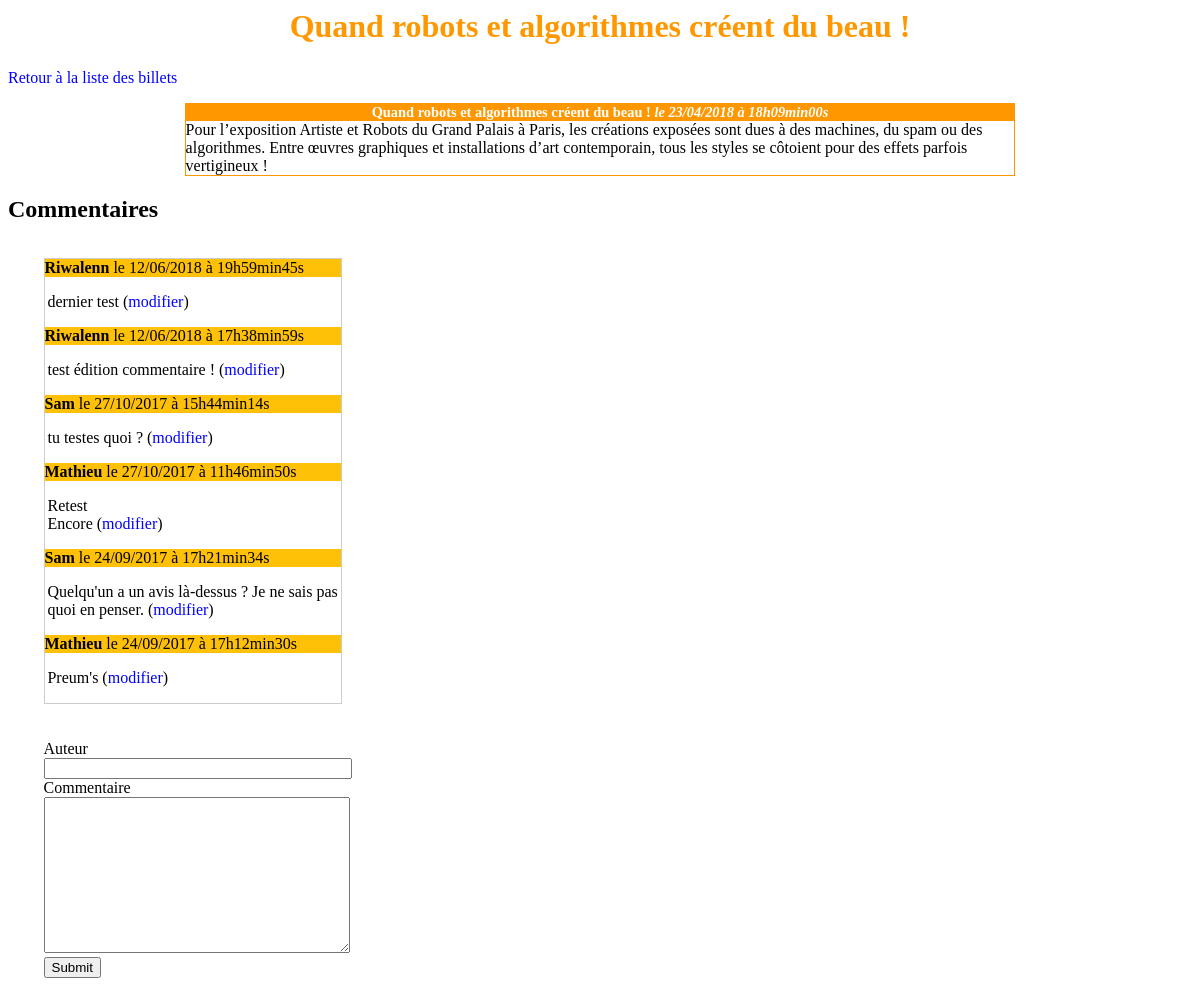
Page /index.php?action=Viewpost&id=9 on the committed database.
### tables this page shows
CREATE TABLE IF NOT EXISTS `posts` (
  `id` int(11) NOT NULL AUTO_INCREMENT,
  `title` varchar(255) NOT NULL,
  `content` text NOT NULL,
  `creation_date` datetime NOT NULL,
  PRIMARY KEY (`id`)
);

CREATE TABLE IF NOT EXISTS `comments` (
  `id` int(11) NOT NULL AUTO_INCREMENT,
  `post_id` int(11) NOT NULL,
  `author` varchar(255) NOT NULL,
  `comment` text NOT NULL,
  `date_comment` datetime NOT NULL,
  PRIMARY KEY (`id`)
);

### controller/frontend.php (called while the page is built, shortened)
<?php
require_once('model\PostManager.php');
require_once('model\CommentManager.php');
function post()
{
    $postManager = new \TP_MVC\Blog\Model\PostManager();
    $commentManager = new \TP_MVC\Blog\Model\CommentManager();
    $post = $postManager->getPost($_GET['id']);
    $comments = $commentManager->listComments($_GET['id']);
    require ('\view\frontend\postView.php');
}

### model/postManager.php (called while the page is built, shortened)
<?php
class PostManager extends Manager
{
    public function getPost($postId)
    {
        $db = $this->dbConnect();
        $req = $db->prepare('SELECT id, title, content, DATE_FORMAT(creation_date, \'%d/%m/%Y à %Hh%imin%ss\') AS creation_date_fr FROM posts WHERE id = ?');
        $req->execute(array($postId));
        $post = $req->fetch();
        return $post;
    }
}

### model/commentManager.php (called while the page is built, shortened)
<?php
class CommentManager extends Manager
{
    public function listComments($postId)
    {
        $db = $this->dbConnect();
        $comments = $db->prepare('SELECT id, author, comment, DATE_FORMAT(date_comment, \'%d/%m/%Y à %Hh%imin%ss\') AS date_comment_fr FROM comments WHERE post_id = ? ORDER BY date_comment DESC');
        $comments->execute(array($postId));
        return $comments;
    }
}

### view/frontend/postView.php (the view, shortened to what this page needs)
<h1><?php echo htmlspecialchars($post['title']); ?></h1>
<p><a href="index.php">Retour à la liste des billets</a></p>
<div class="news">
    <h3>
        <?= htmlspecialchars($post['title']) ?>
        <em>le <?= $post['creation_date_fr'] ?></em>
    </h3>
    <p>
        <?= nl2br(htmlspecialchars($post['content'])) ?>
    </p>
</div>
<h2>Commentaires</h2>
<div class="comments">
    <?php
    while ($comment = $comments->fetch())
    {
    ?>
            <p class="author"><strong><?= htmlspecialchars($comment['author']) ?></strong> le <?= $comment['date_comment_fr'] ?></p>
            <p class="comment"><?= nl2br(htmlspecialchars($comment['comment'])) ?> (<a href="index.php?action=viewComment&amp;idC=<?= $comment['id'] ?>&amp;id=<?= $post['id'] ?>">modifier</a>)</p>
    <?php
    }
    ?>
</div>
<div class="form">
    <form action="index.php?action=addComment&amp;id=<?= $post['id'] ?>" method="post">
        <div>
            <label for="author">Auteur</label><br />
            <input type="text" id="author" name="author" />
        </div>
        <div>
            <label for="comment">Commentaire</label><br />
            <textarea id="comment" name="comment"></textarea>
        </div>
        <div>
            <input type="submit" />
        </div>
    </form>
</div>
<?php $content = ob_get_clean(); ?>
<?php require'template.php'; ?>

### index.php (shortened to what this page needs)
<?php
require('\controller\frontend.php');
try {
    if (isset($_GET['action'])){
        $action = $_GET['action'];
        switch ($action) {
        case 'Viewpost':
            if (isset($_GET['id']) AND $_GET['id']>0){
                post();
            }else{
                throw new Exception('Aucun identifiant de billet envoyé');
            }
            break;
        }
    }
    else{
        listPosts();
    }
}
catch(Exception $e) {
    echo 'Erreur : ' . $e->getMessage();
}

### view/frontend/template.php (shortened to what this page needs)
<!DOCTYPE html>
<html>
<head>
     <link rel="stylesheet" href="public\css\style.css" />
</head>
<body>
    <?= $content ?>
</body>
</html>

### public/css/style.css (style rules this page uses)
h1, h3 { text-align:center; margin: 0 0 0 0; }
h1 { color: #ff9800; margin-bottom: 2%; }
h3 { background-color:#ff9800; color:white; font-size:0.9em; margin-bottom:0px; }
.news p { background-color:#FFF; margin: auto; }
.news { width:70%; margin: auto; margin-bottom: 1%; border: 1px solid #ff9800; }
a { text-decoration: none; color: blue; }
input#author { width: 300px; }
textarea#comment { width: 300px; height: 150px; }
.author { background-color: #ffc107; margin: 0 0 0 0; }
.comments { border: 1px solid #ccc; width: 25%; margin-top: 3%; margin-left: 3%; }
.comment { margin-left: 1%; }
.form { margin-left: 3%; margin-top: 3%; }

### rows in the picture
posts: title "Quand robots et algorithmes créent du beau !", content "Pour l’exposition Artiste et Robots du Grand Palais à Paris, les créations exposées sont dues à des machines, du spam ou des algorithmes. Entre œuvres graphiques et installations d’art contemporain, tous les styles se côtoient pour des effets parfois vertigineux !"
comments: author "Riwalenn", date_comment_fr "12/06/2018 à 19h59min45s", comment "dernier test"
comments: author "Riwalenn", date_comment_fr "12/06/2018 à 17h38min59s", comment "test édition commentaire !"
comments: author "Sam", date_comment_fr "27/10/2017 à 15h44min14s", comment "tu testes quoi ?"
comments: author "Mathieu", date_comment_fr "27/10/2017 à 11h46min50s", comment "Retest Encore"
comments: author "Sam", date_comment_fr "24/09/2017 à 17h21min34s", comment "Quelqu'un a un avis là-dessus ? Je ne sais pas quoi en penser."
comments: author "Mathieu", date_comment_fr "24/09/2017 à 17h12min30s", comment "Preum's"

### other values in the picture
$post['creation_date_fr'] "23/04/2018 à 18h09min00s"
